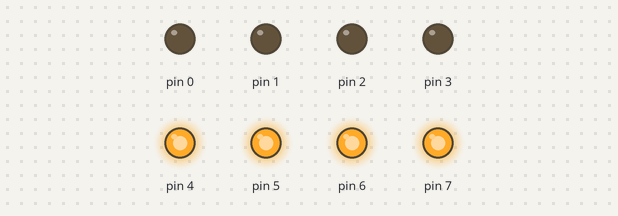
A sketch run on a simulated Arduino Uno, built with avr-gcc and run on an emulated ATmega328P. On the bench: output pins drawn as LEDs (lit = HIGH).

Above: at 0.1 s.
At 2.7 s:
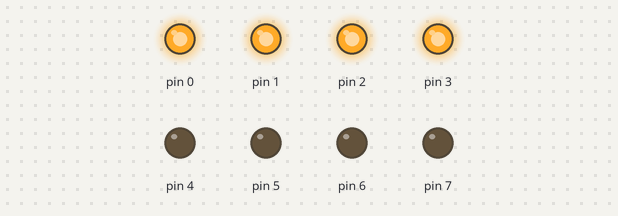
Timing chart, 0 to 3.0 s (numbered marks = the images above):
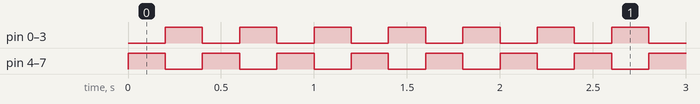

Measured:
- by itself, pin 0–7: alternates HIGH for 0.20 s and LOW for 0.20 s

The sketch:

A01.ino
```cpp
// (licence header left out)
// the setup routine runs once when you press reset:
void setup() {
  for (int i = 0; i < 8; i++) {
    pinMode(i, OUTPUT);
  }
}

// the loop routine runs over and over again forever:
void loop() {
  PORTD = 0xF0;
  delay(200);
  PORTD = 0x0F;
  delay(200);
}
```
